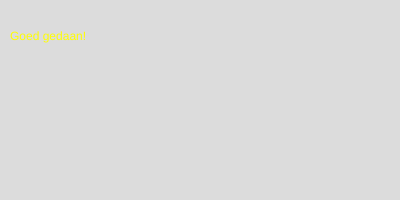
Frame 1 (no input)
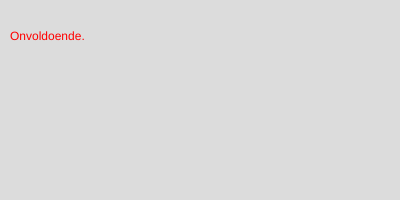
Frame 2 (the mouse pressed at the canvas centre, redrawn once)

The p5.js sketch that drew these frames (run headless with seeded random() and noise() and a simulated clock; the mouse was pressed at the canvas centre and the sketch redrawn once):

// p5.js sketch
// ── sketch.js
function setup() {
  createCanvas(400, 200);
}


function draw() {
  background(220);

  let score = random(100)
  
  noLoop()

  if (score >= 90) {
    fill(0,255,0)
    textSize(30)
    text("Uitstekend!",10,40)
  }

  if (score >= 70 && score <= 89) {
    fill(255,255,0)
    text("Goed gedaan!",10,40)
  }

  if (score >= 50 && score <= 69) {
    fill("orange")
    text("Voldoende.",10,40)
  }

  if (score < 50) {
    fill("red")
    text("Onvoldoende.",10,40)
  }
}
